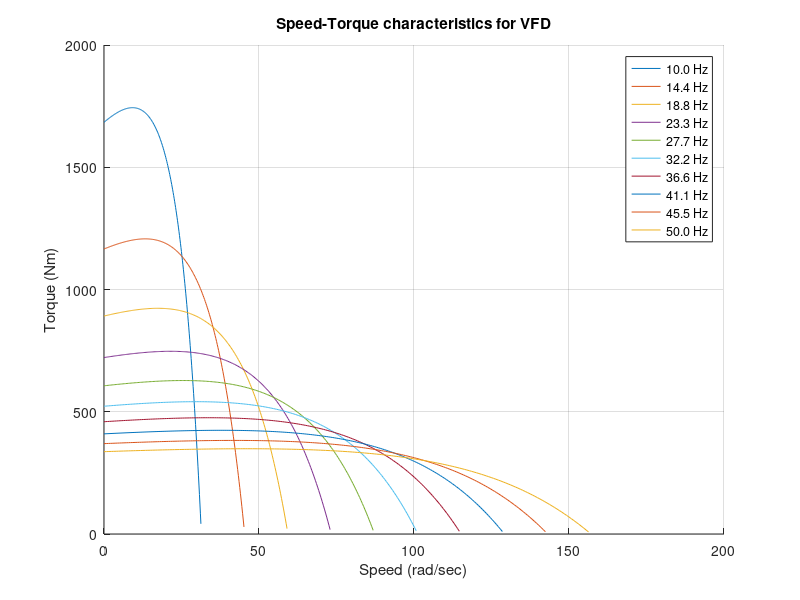

Reproduce this figure in MATLAB.
clear all                               % Clears command history
close all                               % Closes  all windows
clc                                     % Clears command window

V=230;                                  %supply voltage
V_p=230/sqrt(3);                        %per phase voltage
n=3;                                    %no. of phases
p=4;                                    %no. of poles
R1=0.2;                                 %stator resistance (ohm)
R2=0.2;                                 %rotor resistance wrt stator (ohm)
X1=0.1;                               %stator reactance (ohm)
X2=0.1;                               %rotor reactance wrt stator (ohm)
f=linspace(10,50,10);                   %frequency
%% ------------------------------------------------------------------------ 
for i=1:10
    w_ms=(4.*pi.*f(i))./p;              %synchronous speed (rps)
    for j=1:200
        s(j)=j/200;                     %slip
        w_m(j)=(1-s(j))*w_ms;           %rotor speed
        T(j)=3./w_ms.*(((V_p.^2.*R2)./s(j))./((R1+(R2./s(j))).^2 +(X1+X2).^2));     %torque developed in rotor
    end
    hold on 
    plot (w_m,T)
    grid on  
end
    xlabel('Speed (rad/sec)')
    ylabel('Torque (Nm)')
    title('Speed-Torque characteristics for VFD')
    legend('10.0 Hz','14.4 Hz','18.8 Hz','23.3 Hz','27.7 Hz','32.2 Hz','36.6 Hz','41.1 Hz','45.5 Hz','50.0 Hz')
